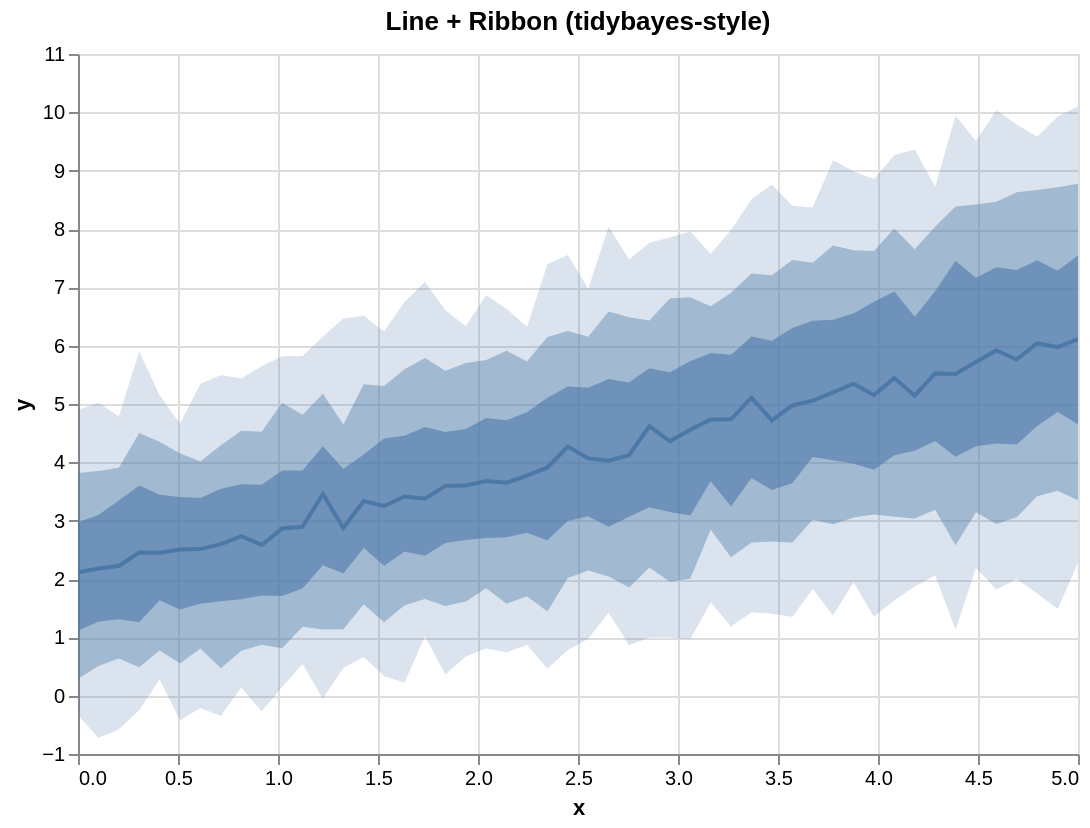

Write a Vega-Lite specification for this figure.
### Vega-Lite specification from a JSON file in a GitHub repository (floating-point values rounded to 4 significant figures)
{"$schema": "https://vega.github.io/schema/vega-lite/v5.json", "config": {"axis": {"labelLimit": 0}, "header": {"labelLimit": 0}, "legend": {"labelLimit": 0}}, "data": {"values": [{"__median__": 3.379, "hi_0_5_": 4.604, "hi_0_8_": 5.79, "hi_0_95_": 7.09, "lo_0_5_": 2.4, "lo_0_8_": 1.655, "lo_0_95_": 1.024, "x": 1.735}, {"__median__": 2.456, "hi_0_5_": 3.603, "hi_0_8_": 4.505, "hi_0_95_": 5.899, "lo_0_5_": 1.259, "lo_0_8_": 0.4857, "lo_0_95_": -0.2473, "x": 0.3061}, {"__median__": 3.251, "hi_0_5_": 4.407, "hi_0_8_": 5.307, "hi_0_95_": 6.242, "lo_0_5_": 2.226, "lo_0_8_": 1.258, "lo_0_95_": 0.3313, "x": 1.531}, {"__median__": 2.506, "hi_0_5_": 3.406, "hi_0_8_": 4.152, "hi_0_95_": 4.663, "lo_0_5_": 1.477, "lo_0_8_": 0.5512, "lo_0_95_": -0.4227, "x": 0.5102}, {"__median__": 5.2, "hi_0_5_": 6.444, "hi_0_8_": 7.716, "hi_0_95_": 9.176, "lo_0_5_": 4.036, "lo_0_8_": 2.938, "lo_0_95_": 1.374, "x": 3.776}, {"__median__": 4.07, "hi_0_5_": 5.277, "hi_0_8_": 6.151, "hi_0_95_": 6.974, "lo_0_5_": 3.074, "lo_0_8_": 2.146, "lo_0_95_": 0.9741, "x": 2.551}, {"__median__": 3.337, "hi_0_5_": 4.136, "hi_0_8_": 5.34, "hi_0_95_": 6.513, "lo_0_5_": 2.533, "lo_0_8_": 1.567, "lo_0_95_": 0.6634, "x": 1.429}, {"__median__": 4.36, "hi_0_5_": 5.542, "hi_0_8_": 6.81, "hi_0_95_": 7.856, "lo_0_5_": 3.15, "lo_0_8_": 1.952, "lo_0_95_": 0.9959, "x": 2.959}, {"__median__": 6.112, "hi_0_5_": 7.545, "hi_0_8_": 8.776, "hi_0_95_": 10.1, "lo_0_5_": 4.653, "lo_0_8_": 3.35, "lo_0_95_": 2.273, "x": 5.0}, {"__median__": 5.444, "hi_0_5_": 6.928, "hi_0_8_": 8.008, "hi_0_95_": 9.262, "lo_0_5_": 4.122, "lo_0_8_": 3.069, "lo_0_95_": 1.634, "x": 4.082}, {"__median__": 4.718, "hi_0_5_": 6.083, "hi_0_8_": 7.205, "hi_0_95_": 8.762, "lo_0_5_": 3.525, "lo_0_8_": 2.642, "lo_0_95_": 1.405, "x": 3.469}, {"__median__": 5.72, "hi_0_5_": 7.166, "hi_0_8_": 8.421, "hi_0_95_": 9.507, "lo_0_5_": 4.277, "lo_0_8_": 3.143, "lo_0_95_": 2.189, "x": 4.49}, {"__median__": 4.026, "hi_0_5_": 5.429, "hi_0_8_": 6.587, "hi_0_95_": 8.04, "lo_0_5_": 2.894, "lo_0_8_": 2.045, "lo_0_95_": 1.42, "x": 2.653}, {"__median__": 4.736, "hi_0_5_": 5.875, "hi_0_8_": 6.677, "hi_0_95_": 7.57, "lo_0_5_": 3.674, "lo_0_8_": 2.846, "lo_0_95_": 1.597, "x": 3.163}, {"__median__": 4.737, "hi_0_5_": 5.846, "hi_0_8_": 6.905, "hi_0_95_": 7.985, "lo_0_5_": 3.244, "lo_0_8_": 2.371, "lo_0_95_": 1.184, "x": 3.265}, {"__median__": 6.041, "hi_0_5_": 7.464, "hi_0_8_": 8.669, "hi_0_95_": 9.582, "lo_0_5_": 4.625, "lo_0_8_": 3.42, "lo_0_95_": 1.752, "x": 4.796}, {"__median__": 2.452, "hi_0_5_": 3.444, "hi_0_8_": 4.353, "hi_0_95_": 5.149, "lo_0_5_": 1.636, "lo_0_8_": 0.7739, "lo_0_95_": 0.2773, "x": 0.4082}, {"__median__": 5.917, "hi_0_5_": 7.344, "hi_0_8_": 8.466, "hi_0_95_": 10.04, "lo_0_5_": 4.322, "lo_0_8_": 2.942, "lo_0_95_": 1.818, "x": 4.592}, {"__median__": 4.62, "hi_0_5_": 5.611, "hi_0_8_": 6.433, "hi_0_95_": 7.765, "lo_0_5_": 3.228, "lo_0_8_": 2.197, "lo_0_95_": 0.9976, "x": 2.857}, {"__median__": 2.896, "hi_0_5_": 3.862, "hi_0_8_": 4.816, "hi_0_95_": 5.822, "lo_0_5_": 1.839, "lo_0_8_": 1.18, "lo_0_95_": 0.5416, "x": 1.122}, {"__median__": 3.597, "hi_0_5_": 4.521, "hi_0_8_": 5.568, "hi_0_95_": 6.609, "lo_0_5_": 2.618, "lo_0_8_": 1.538, "lo_0_95_": 0.3618, "x": 1.837}, {"__median__": 5.153, "hi_0_5_": 6.752, "hi_0_8_": 7.624, "hi_0_95_": 8.858, "lo_0_5_": 3.873, "lo_0_8_": 3.105, "lo_0_95_": 1.352, "x": 3.98}, {"__median__": 3.679, "hi_0_5_": 4.76, "hi_0_8_": 5.755, "hi_0_95_": 6.866, "lo_0_5_": 2.703, "lo_0_8_": 1.84, "lo_0_95_": 0.8081, "x": 2.041}, {"__median__": 4.975, "hi_0_5_": 6.305, "hi_0_8_": 7.469, "hi_0_95_": 8.399, "lo_0_5_": 3.643, "lo_0_8_": 2.625, "lo_0_95_": 1.354, "x": 3.571}, {"__median__": 4.269, "hi_0_5_": 5.3, "hi_0_8_": 6.251, "hi_0_95_": 7.554, "lo_0_5_": 2.996, "lo_0_8_": 2.019, "lo_0_95_": 0.7827, "x": 2.449}, {"__median__": 3.602, "hi_0_5_": 4.57, "hi_0_8_": 5.701, "hi_0_95_": 6.333, "lo_0_5_": 2.667, "lo_0_8_": 1.614, "lo_0_95_": 0.6698, "x": 1.939}, {"__median__": 2.512, "hi_0_5_": 3.387, "hi_0_8_": 4.021, "hi_0_95_": 5.348, "lo_0_5_": 1.578, "lo_0_8_": 0.8098, "lo_0_95_": -0.2102, "x": 0.6122}, {"__median__": 3.414, "hi_0_5_": 4.454, "hi_0_8_": 5.598, "hi_0_95_": 6.752, "lo_0_5_": 2.472, "lo_0_8_": 1.55, "lo_0_95_": 0.2249, "x": 1.633}, {"__median__": 4.56, "hi_0_5_": 5.732, "hi_0_8_": 6.83, "hi_0_95_": 7.96, "lo_0_5_": 3.087, "lo_0_8_": 2.005, "lo_0_95_": 0.9665, "x": 3.061}, {"__median__": 2.868, "hi_0_5_": 3.858, "hi_0_8_": 5.019, "hi_0_95_": 5.818, "lo_0_5_": 1.708, "lo_0_8_": 0.8136, "lo_0_95_": 0.1468, "x": 1.02}, {"__median__": 2.179, "hi_0_5_": 3.097, "hi_0_8_": 3.852, "hi_0_95_": 5.022, "lo_0_5_": 1.266, "lo_0_8_": 0.5081, "lo_0_95_": -0.7193, "x": 0.102}, {"__median__": 2.597, "hi_0_5_": 3.546, "hi_0_8_": 4.292, "hi_0_95_": 5.496, "lo_0_5_": 1.62, "lo_0_8_": 0.4695, "lo_0_95_": -0.3499, "x": 0.7143}, {"__median__": 5.109, "hi_0_5_": 6.156, "hi_0_8_": 7.238, "hi_0_95_": 8.509, "lo_0_5_": 3.731, "lo_0_8_": 2.627, "lo_0_95_": 1.431, "x": 3.367}, {"__median__": 5.515, "hi_0_5_": 7.457, "hi_0_8_": 8.386, "hi_0_95_": 9.947, "lo_0_5_": 4.095, "lo_0_8_": 2.578, "lo_0_95_": 1.131, "x": 4.388}, {"__median__": 4.122, "hi_0_5_": 5.37, "hi_0_8_": 6.488, "hi_0_95_": 7.479, "lo_0_5_": 3.066, "lo_0_8_": 1.856, "lo_0_95_": 0.8637, "x": 2.755}, {"__median__": 5.525, "hi_0_5_": 6.934, "hi_0_8_": 8.04, "hi_0_95_": 8.724, "lo_0_5_": 4.367, "lo_0_8_": 3.188, "lo_0_95_": 2.059, "x": 4.286}, {"__median__": 5.348, "hi_0_5_": 6.554, "hi_0_8_": 7.634, "hi_0_95_": 8.988, "lo_0_5_": 3.975, "lo_0_8_": 3.052, "lo_0_95_": 1.946, "x": 3.878}, {"__median__": 2.115, "hi_0_5_": 2.974, "hi_0_8_": 3.816, "hi_0_95_": 4.895, "lo_0_5_": 1.117, "lo_0_8_": 0.289, "lo_0_95_": -0.3301, "x": 0.0}, {"__median__": 3.456, "hi_0_5_": 4.276, "hi_0_8_": 5.177, "hi_0_95_": 6.159, "lo_0_5_": 2.234, "lo_0_8_": 1.136, "lo_0_95_": -0.04874, "x": 1.224}, {"__median__": 3.771, "hi_0_5_": 4.857, "hi_0_8_": 5.727, "hi_0_95_": 6.319, "lo_0_5_": 2.793, "lo_0_8_": 1.706, "lo_0_95_": 0.8678, "x": 2.245}, {"__median__": 5.975, "hi_0_5_": 7.284, "hi_0_8_": 8.716, "hi_0_95_": 9.93, "lo_0_5_": 4.862, "lo_0_8_": 3.514, "lo_0_95_": 1.484, "x": 4.898}, {"__median__": 5.142, "hi_0_5_": 6.497, "hi_0_8_": 7.654, "hi_0_95_": 9.362, "lo_0_5_": 4.198, "lo_0_8_": 3.037, "lo_0_95_": 1.87, "x": 4.184}, {"__median__": 2.583, "hi_0_5_": 3.617, "hi_0_8_": 4.522, "hi_0_95_": 5.648, "lo_0_5_": 1.718, "lo_0_8_": 0.8726, "lo_0_95_": -0.2719, "x": 0.9184}, {"__median__": 2.875, "hi_0_5_": 3.89, "hi_0_8_": 4.647, "hi_0_95_": 6.464, "lo_0_5_": 2.096, "lo_0_8_": 1.137, "lo_0_95_": 0.4755, "x": 1.327}, {"__median__": 3.913, "hi_0_5_": 5.105, "hi_0_8_": 6.149, "hi_0_95_": 7.396, "lo_0_5_": 2.662, "lo_0_8_": 1.444, "lo_0_95_": 0.4622, "x": 2.347}, {"__median__": 2.223, "hi_0_5_": 3.346, "hi_0_8_": 3.909, "hi_0_95_": 4.785, "lo_0_5_": 1.31, "lo_0_8_": 0.6386, "lo_0_95_": -0.5791, "x": 0.2041}, {"__median__": 5.059, "hi_0_5_": 6.427, "hi_0_8_": 7.421, "hi_0_95_": 8.367, "lo_0_5_": 4.092, "lo_0_8_": 3.016, "lo_0_95_": 1.828, "x": 3.673}, {"__median__": 3.652, "hi_0_5_": 4.719, "hi_0_8_": 5.913, "hi_0_95_": 6.635, "lo_0_5_": 2.717, "lo_0_8_": 1.577, "lo_0_95_": 0.7416, "x": 2.143}, {"__median__": 2.732, "hi_0_5_": 3.623, "hi_0_8_": 4.539, "hi_0_95_": 5.439, "lo_0_5_": 1.655, "lo_0_8_": 0.7705, "lo_0_95_": 0.1399, "x": 0.8163}, {"__median__": 5.763, "hi_0_5_": 7.299, "hi_0_8_": 8.628, "hi_0_95_": 9.791, "lo_0_5_": 4.307, "lo_0_8_": 3.059, "lo_0_95_": 2.0, "x": 4.694}]}, "height": 350, "layer": [{"_lr_layer": true, "encoding": {"tooltip": [{"field": "x", "title": "x", "type": "quantitative"}, {"field": "__median__", "title": "median", "type": "quantitative"}, {"field": "lo_0_95_", "title": "95% lo", "type": "quantitative"}, {"field": "hi_0_95_", "title": "95% hi", "type": "quantitative"}], "x": {"field": "x", "scale": {"zero": false}, "type": "quantitative"}, "y": {"field": "lo_0_95_", "scale": {"zero": false}, "title": "y", "type": "quantitative"}, "y2": {"field": "hi_0_95_"}}, "mark": {"line": false, "opacity": 0.2, "type": "area"}, "params": [{"bind": "scales", "name": "grid", "select": {"encodings": ["x", "y"], "type": "interval"}}]}, {"_lr_layer": true, "encoding": {"tooltip": [{"field": "x", "title": "x", "type": "quantitative"}, {"field": "__median__", "title": "median", "type": "quantitative"}, {"field": "lo_0_95_", "title": "95% lo", "type": "quantitative"}, {"field": "hi_0_95_", "title": "95% hi", "type": "quantitative"}], "x": {"field": "x", "scale": {"zero": false}, "type": "quantitative"}, "y": {"field": "lo_0_8_", "scale": {"zero": false}, "title": "y", "type": "quantitative"}, "y2": {"field": "hi_0_8_"}}, "mark": {"line": false, "opacity": 0.4, "type": "area"}}, {"_lr_layer": true, "encoding": {"tooltip": [{"field": "x", "title": "x", "type": "quantitative"}, {"field": "__median__", "title": "median", "type": "quantitative"}, {"field": "lo_0_95_", "title": "95% lo", "type": "quantitative"}, {"field": "hi_0_95_", "title": "95% hi", "type": "quantitative"}], "x": {"field": "x", "scale": {"zero": false}, "type": "quantitative"}, "y": {"field": "lo_0_5_", "scale": {"zero": false}, "title": "y", "type": "quantitative"}, "y2": {"field": "hi_0_5_"}}, "mark": {"line": false, "opacity": 0.6, "type": "area"}}, {"_lr_layer": true, "encoding": {"tooltip": [{"field": "x", "title": "x", "type": "quantitative"}, {"field": "__median__", "title": "median", "type": "quantitative"}, {"field": "lo_0_95_", "title": "95% lo", "type": "quantitative"}, {"field": "hi_0_95_", "title": "95% hi", "type": "quantitative"}], "x": {"field": "x", "scale": {"zero": false}, "type": "quantitative"}, "y": {"field": "__median__", "scale": {"zero": false}, "title": "y", "type": "quantitative"}}, "mark": {"strokeWidth": 2, "type": "line"}}], "title": "Line + Ribbon (tidybayes-style)", "width": 500}
